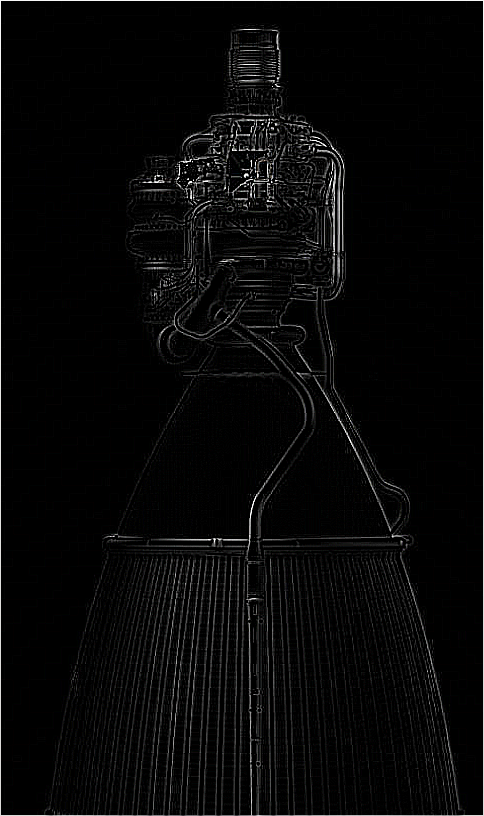
#> input picture picture/mov.bmp, 484 x 816 px
$ python picture_form_converter.py picture/mov.bmp out.png --name picture/jackson.png
#> lines starting #> are read from the running program, lines starting #| are printed output that depends on the picture
from PIL import Image, ImageFilter,ImageOps
import os
import argparse
#命令行指令：python picture_form_converter.py "C:\Users\jiaid\Pictures\Screenshots\屏幕截图 2024-09-04 165419.png" "C:\Users\jiaid\Desktop" --name "movhhh.bmp" --style "black"
def process_image(input_path, output_path,name,style):
#> called with input_path = 'picture/mov.bmp', output_path = 'out.png', name = 'picture/jackson.png', style = 'white'
    picture = Image.open(input_path)
#> picture is the input picture: PIL image 484x816 RGB; mean R, G, B 8.3, 8.3, 8.3
    print(f"原图片的大小与类型分别为：{picture.size}和{type(picture)}")
#| 原图片的大小与类型分别为：(484, 816)和<class 'PIL.BmpImagePlugin.BmpImageFile'>
    if name.lower().endswith(('jpg','jpeg')):
        picture_processed = picture.convert("RGB")
    else:
        picture_processed = picture
    if style != "no":
        picture_RGBA = picture.filter(ImageFilter.CONTOUR)
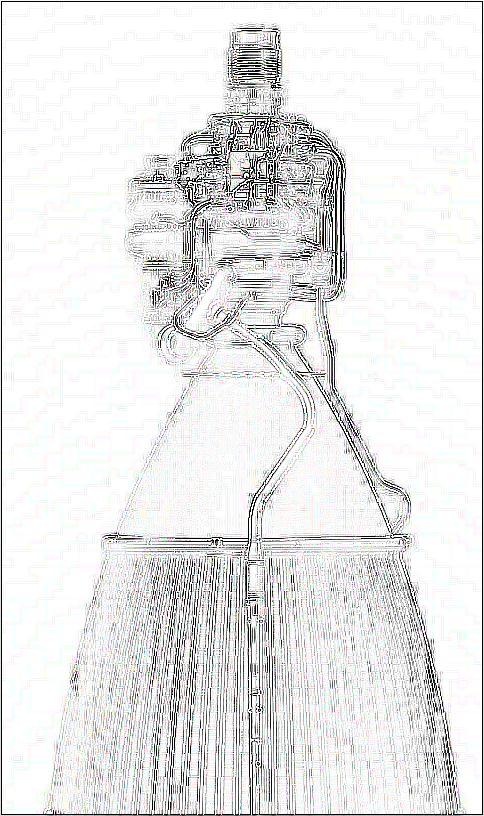
#> picture_RGBA: PIL image 484x816 RGB; mean R, G, B 231.9, 232, 231.9
        picture_RGB = picture_RGBA.convert("RGB")
        print(f"转化后的类型为：{picture_RGB.mode}")
#| 转化后的类型为：RGB
        if style == "black":
            picture_processed = ImageOps.invert(picture_RGB)
        else:
            picture_processed = picture_RGB
    if not name.lower().endswith(('.png', '.jpg', '.jpeg', '.bmp', '.gif')):
        name += '.png'
    completed_save_path = os.path.join(output_path, name)
    picture_processed.save(completed_save_path)
    print(f"文件已成功保存到{completed_save_path}")
    picture_processed.show()
    print("hahaha")
def main():
    parser = argparse.ArgumentParser(description="这是一个生成黑白风格图片的脚本")
    # 添加命令行参数
    parser.add_argument("input", help="输入图像文件的路径")
    parser.add_argument("output", help="保存处理后图像的路径")
    parser.add_argument("--name", default="processed_image.png", help="保存处理后图像的文件名（默认为 'processed_image.png'）")
    parser.add_argument("--style", default="white",help="请选择你要导出的图片风格")

    # 解析参数
    args = parser.parse_args()
    process_image(args.input, args.output, args.name,args.style)

main()
